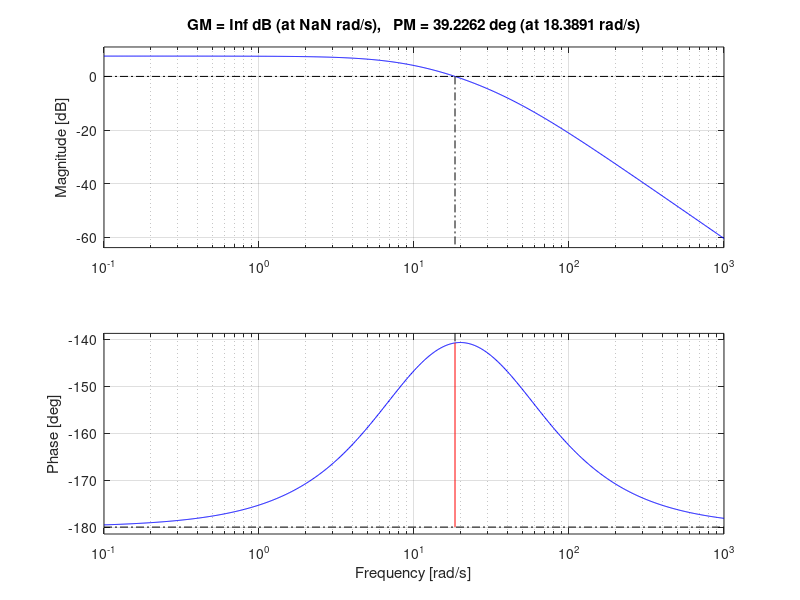

MATLAB code to generate this figure: (Note: this script raises an error after producing the figure.)
% clear all; close all;
% controller_on_off=1;
% datos del sistema, joint 1
clear all;close all;
controller_on_off=1;
m1 =0.01835; %0.0198; 
g=9.81;
T=725.926e-3;

tau_1=1;
aw1= 5.71e4; %sacado del grafico con link 1 bien armado
j1= 2*pi*1/(aw1);   %obtenemos el momento de inercia con respecto al punto de pivote
L1=0.1035;
l1 = j1/(m1*g*((T/(2*pi))^2));
%cosntantes generales
b1=1e-6;
b2=0.001e-3; %%1*1e-6;

% datos del sistema, joint 2
m2 = 0.00575; %3.19e-3;
% experimento d, sacamos la distancia al centro de masa del joint 2
l2=(2e-3)/(m2*9.81*sin(0.6592)); 
% experimento c, sacamos el periodo del pendulo obtenemos inercia de 2
j2=((T/(2*pi))^2)*m2*g*l2;

%linearizacion del modelo

J1= j1;
J2 = j2;% + m2*l2^2;
J0= J1 + m2*L1^2;

m2l2 = m2*l2;       %producto utilizado varias veces

denom = (J0*J2-(m2l2*L1)^2);

a31=0;
a32= (g*m2l2^2*L1)/denom;
a33= (-b1*J2)/denom;
a34= (-b2*m2l2*L1)/denom;

a41=0;
a42= (g*m2l2*J0)/denom;
a43= (-b1*m2l2*L1)/denom;
a44=(-b2*J0)/denom;

b31=J2/denom;
b41=m2l2*L1/denom;
b32=m2l2*L1/denom;
b42=J0/denom;

A = [ 0 0 1 0;
    0 0 0 1;
    a31 a32 a33 a34;
    a41 a42 a43 a44];


% B=[0 0;
%    0 0;
%    b31 b32;
%    b41 b42];
B1=[0; 0 ; b31 ; b41]/1000;

C= [ 1 0 0 0];


rank(ctrb(A,B1)); %cheque controlabilidad del sistema
rank(obsv(A,C)); %chequeo observavilidad del sistema

%% Control LQR y LQI
sys=ss(A,B1,C,0); 
Q=diag([1 8 1 8 0.05]); %para lqi
%%Q2=diag([1 10 1 10]); esta es para lqr
R=1;
[K,S,E]=lqi(sys,Q,R);
%%K1=lqr(sys,Q2,R);
Kp=K(1:4);
ki=K(5);

%discretizacion
Ts=1e-3;
sysD =c2d(sys,Ts,'zoh');
Ad=sysD.A;
Bd=sysD.B;
Cd=sysD.C;
Qd=diag([1 8 1 8 0.05]);
Rd=2;
[Kd,Sd,Ed]= lqi(sysD,Qd,Rd);
Kpd=Kd(1:4);
Kid=Kd(5);


Aclp = (A-B1*Kp);
nsys=ss(Aclp,B1,C,0);

%% observador de orden reducido
Aw= A;
Bw = B1;
Aaa=Aw(1:2,1:2);
Aab=Aw(1:2,3:4);
Aba=Aw(3:4,1:2);
Abb=Aw(3:4,3:4);

Ba=Bw(1:2);
Bb=Bw(3:4);

%para la L del observador reducido
Ao=Abb;
Co=Aab;

Lobs = place(Ao',Co',10*[E(1) E(1)]);
Ke= Lobs';
E3=eig(Ao-Ke*Co);

% Matrices equivalentes para simulink 

A_h = Abb-Ke*Aab;
B_h = A_h*Ke + Aba - Ke*Aaa;
F_h = Bb - Ke*Ba;
C_h = [0 0; 0 0; 1 0; 0 1];
D_h = [1 0; 0 1; Ke];

%% Loop shaping

%primer controlador para el sistema cascada
s = tf('s');
[num,dem]= ss2tf(A,B1,[0 1 0 0],0);
P1 = minreal(zpk(tf(num,dem)),0.01);
Cbeta = ((s+9.45)/(1+(s/42)));%*ksys;
ksys = 1/db2mag(-12.3);
Lsec = P1*Cbeta*ksys;
figure();
margin(P1*Cbeta*ksys) %cheque MP y PH del sistema a lazo abierto
figure()
nyqlog(P1*Cbeta*ksys)

%%  se realiza la interconexion del sistema realimentando solo beta
Csec = Cbeta*ksys;
Cbeta = - minreal(Cbeta*ksys,0.01);
Cbeta = ss(Cbeta);

Cbeta.u = 'beta';
Cbeta.y = 'ut';
Gss= ss(A,B1,[1 0 0 0; 0 1 0 0],[0;0]);
Gss.u = 'u';
Gss.y = 'y';
Sum = sumblk('u = ut + up');
Sys = ss([],[],[],[1 0]);
Sys.u = 'y';
Sys.y = 'alpha';
Sys2 = ss([],[],[],[0 1]);
Sys2.u = 'y';
Sys2.y = 'beta';

Gb = connect(Gss,Cbeta,Sum,Sys,Sys2,'up','alpha');
Gb = zpk(Gb);

Calpha1 = ((s^2 + 52.59*s + 1239)*(s+9.449)/(6.925*(s+62)*(s+8.667)*(s+8.644)))/s;
Calpha2 = -((s+0.2)^2/(1+s/42));

Calpha = minreal(Calpha1*Calpha2,0.01);
Cprim = Calpha;
Kprim=1/db2mag(0);
PK=minreal(Calpha*Gb*Kprim,0.01);
figure()
margin(PK)
figure()
nyqlog(PK)
eig(1/(1-PK))


% Discretizacion del Loop Shaping

Ts = 1e-3;
CsecD = c2d(Csec,Ts,'zoh');
CprimD = c2d(Cprim,Ts,'zoh');

%% Implementacion de Loop Shaping en microcontrolador
% controlador primario
CprimNum = cell2mat(Cprim.Numerator);
CprimDem = cell2mat(Cprim.Denominator);

[Acp,Bcp,Ccp,Dcp] = tf2ss(CprimNum,CprimDem);
[num,dem]= ss2tf(Acp,Bcp,Ccp,Dcp);
primss = ss(Acp,Bcp,Ccp,Dcp);
primssd = c2d(primss,Ts,'zoh');
uAcp = primssd.A;
uBcp = primssd.B;
uCcp = primssd.C;
uDcp = primssd.D;

% controlador secundario
CsecNum = cell2mat(Csec.Numerator);
CsecDem = cell2mat(Csec.Denominator);

[Acs,Bcs,Ccs,Dcs] = tf2ss(CsecNum,CsecDem);
[num,dem]= ss2tf(Acs,Bcs,Ccs,Dcs);
primss = ss(Acs,Bcs,Ccs,Dcs);
primssd = c2d(primss,Ts,'zoh');
uAcs = primssd.A;
uBcs = primssd.B;
uCcs = primssd.C;
uDcs = primssd.D;




%figure();
%margin(Gb*Calpha)
